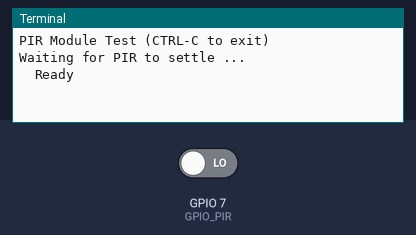
The program below on a simulated Raspberry Pi (BCM pin numbers). Shown: the last lines printed to the terminal. Inputs (shaded band) come from the test bench; at power-on: GPIO 7 (GPIO_PIR) LOW. Sending an e-mail succeeds after 1 s.

Above: at 1.2 s.
1.3 s: GPIO 7 (GPIO_PIR) driven HIGH
At 2.1 s:
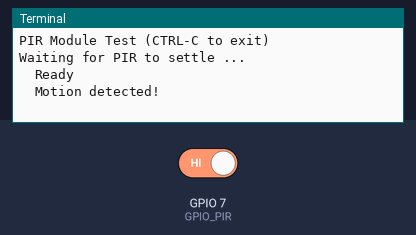
At 3.5 s:
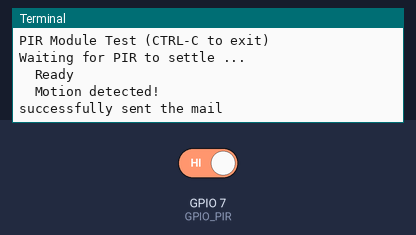

The program:

motion2gmail.py
```python
#!/usr/bin/python

import RPi.GPIO as GPIO
import time
import smtplib

def sendEmail():
  username = "xxxxxx"
  password = "xxxxxx"
  FROM = "jasebell@gmail.com"
  TO = ["jasebell@gmail.com"]
  SUBJECT = "Testing sending using gmail"
  TEXT = "Motion was detected from the Raspberry Pi"

  message = """\From: %s\nTo: %s\nSubject: %s\n\n%s
  """ % (FROM, ", ".join(TO), SUBJECT, TEXT)
  try:
    server = smtplib.SMTP("smtp.gmail.com", 587) #or port 465 doesn't seem to work!
    server.ehlo()
    server.starttls()
    server.login(username, password)
    server.sendmail(FROM, TO, message)
    server.close()
    print 'successfully sent the mail'
  except:
    print "failed to send mail"

GPIO.setmode(GPIO.BCM)

GPIO_PIR = 7
print "PIR Module Test (CTRL-C to exit)"

GPIO.setup(GPIO_PIR,GPIO.IN)      # Echo

Current_State  = 0
Previous_State = 0

try:

  print "Waiting for PIR to settle ..."

  while GPIO.input(GPIO_PIR)==1:
    Current_State  = 0

  print "  Ready"

  while True :

    # Read PIR state
    Current_State = GPIO.input(GPIO_PIR)

    if Current_State==1 and Previous_State==0:
      print "  Motion detected!"
      sendEmail()
      Previous_State=1
    elif Current_State==0 and Previous_State==1:
      print "  Ready"
      Previous_State=0

    time.sleep(0.01)

except KeyboardInterrupt:
  print "  Quit"
  GPIO.cleanup()
```

Measured:
- after the input at 1.3 s, the terminal: prints a new line at once (image 1)
